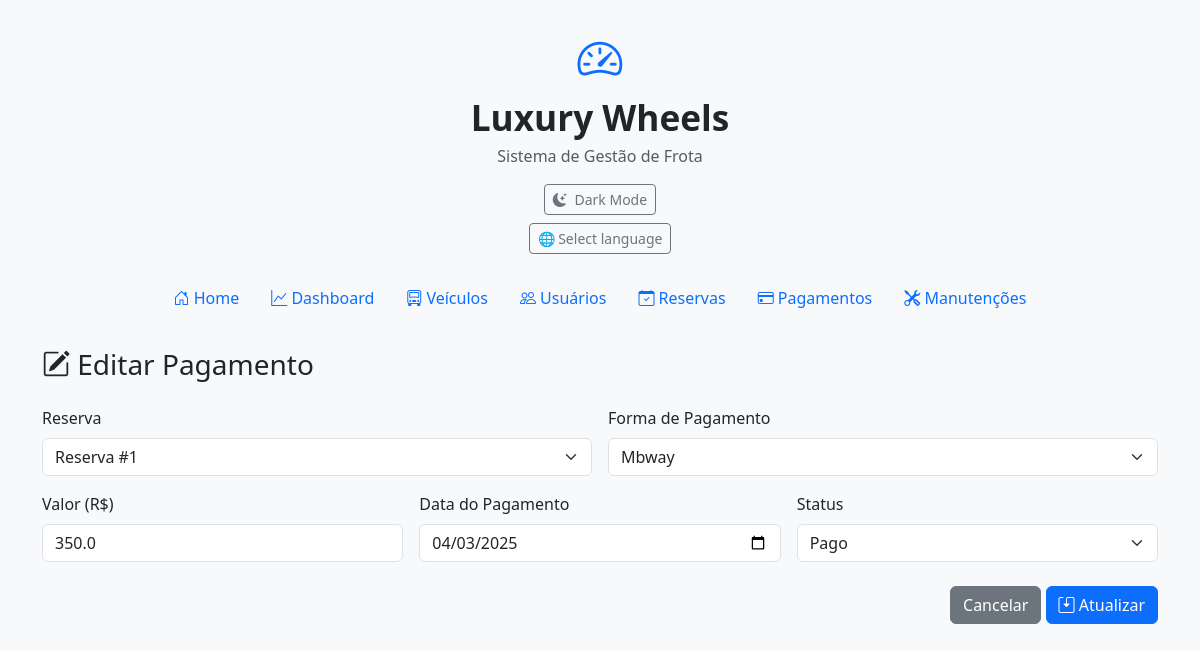
The page /pagamentos/editar/1 on the database its author committed.
### tables this page shows
CREATE TABLE pagamentos (
                        id INTEGER PRIMARY KEY AUTOINCREMENT,
                        reserva_id INTEGER NOT NULL,
                        forma_pagamento_id INTEGER NOT NULL,
                        valor REAL NOT NULL,
                        data_pagamento DATE NOT NULL,
                        status TEXT CHECK(status IN ('pendente', 'pago', 'cancelado')) NOT NULL,
                        FOREIGN KEY (reserva_id) REFERENCES reservas(id),
                        FOREIGN KEY (forma_pagamento_id) REFERENCES formas_pagamento(id));

CREATE TABLE formas_pagamento (
                        id INTEGER PRIMARY KEY AUTOINCREMENT,
                        tipo TEXT NOT NULL,descricao TEXT);

### app.py (the view, shortened to what this page needs)
@app.route("/pagamentos/editar/<int:id>", methods=["GET", "POST"])
def editar_pagamento(id):
    conexao = conectar_bd()
    cursor = conexao.cursor()
    cursor.execute("SELECT * FROM pagamentos WHERE id=?", (id,))
    pagamento = cursor.fetchone()
    cursor.execute("SELECT id FROM reservas")
    reservas = cursor.fetchall()
    cursor.execute("SELECT id, tipo FROM formas_pagamento")
    formas = cursor.fetchall()
    conexao.close()
    return render_template("edit_payment.html", pagamento=pagamento, reservas=reservas, formas=formas)

### database.py (called while the page is built)
def conectar_bd():
    return sqlite3.connect(DB_PATH)

### templates/edit_payment.html (shortened to what this page needs)
{% extends "base.html" %}
{% block content %}
    <h3 class="mb-4"><i class="bi bi-pencil-square"></i> Editar Pagamento</h3>
    <form method="POST" class="row g-3">
        <div class="col-md-6">
            <label class="form-label">Reserva</label>
            <select name="reserva_id" class="form-select" required>
                {% for reserva in reservas %}
                    <option value="{{ reserva[0] }}" {% if reserva[0] == pagamento[1] %}selected{% endif %}>Reserva #{{ reserva[0] }}</option>
                {% endfor %}
            </select>
        </div>
        <div class="col-md-6">
            <label class="form-label">Forma de Pagamento</label>
            <select name="forma_id" class="form-select" required>
                {% for forma in formas %}
                    <option value="{{ forma[0] }}" {% if forma[0] == pagamento[2] %}selected{% endif %}>{{ forma[1] }}</option>
                {% endfor %}
            </select>
        </div>
        <div class="col-md-4">
            <label class="form-label">Valor (R$)</label>
            <input type="number" step="0.01" name="valor" value="{{ pagamento[3] }}" class="form-control" required>
        </div>
        <div class="col-md-4">
            <label class="form-label">Data do Pagamento</label>
            <input type="date" name="data_pagamento" value="{{ pagamento[4] }}" class="form-control" required>
        </div>
        <div class="col-md-4">
            <label class="form-label">Status</label>
            <select name="status" class="form-select" required>
    <option value="pago" {% if pagamento[5] == "pago" %}selected{% endif %}>Pago</option>
</select>
        </div>
        <div class="col-12 text-end mt-4">
            <a href="{{ url_for('listar_pagamentos') }}" class="btn btn-secondary">Cancelar</a>
            <button type="submit" class="btn btn-primary">
                <i class="bi bi-save2"></i> Atualizar
            </button>
        </div>
    </form>
{% endblock %}

### templates/base.html (style rules this page uses)
body.light-mode { background-color: #f8f9fa; color: #212529; }

### rows shown on the page
pagamentos: reserva_id "Reserva #1", forma_id "Mbway", valor "350.0", data_pagamento "04/03/2025", status "Pago"
